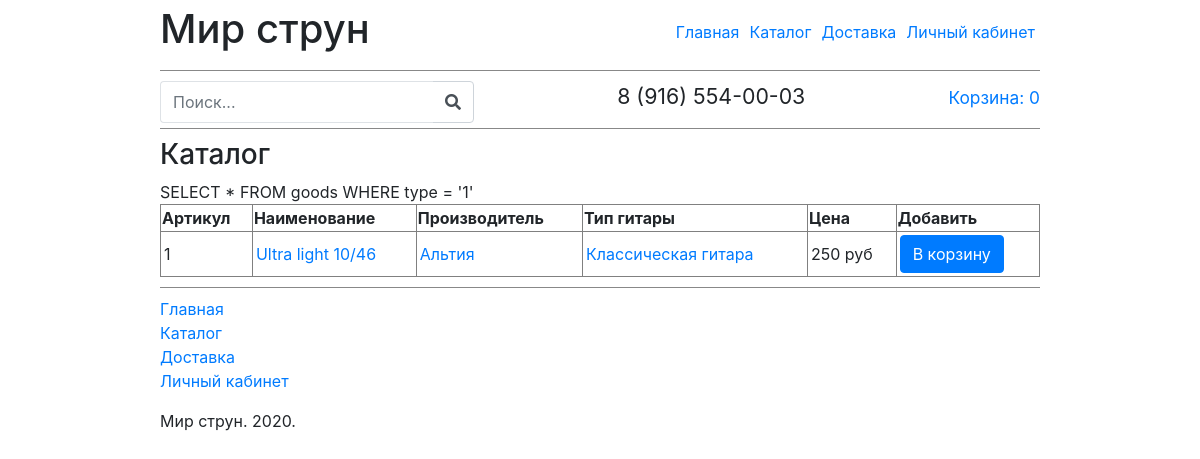
/katalog.php?type=1, run on the app's committed database.
### tables this page shows
CREATE TABLE `goods` (
  `id` int(11) NOT NULL,
  `title` varchar(250) NOT NULL,
  `type` int(11) NOT NULL,
  `manufacturer` int(11) NOT NULL,
  `price` int(5) NOT NULL,
  `description` text NOT NULL
);

CREATE TABLE `manufactures` (
  `id` int(11) NOT NULL,
  `title` varchar(250) NOT NULL
);

CREATE TABLE `types` (
  `id` int(11) NOT NULL,
  `type` varchar(250) NOT NULL
);

### php/functions.php (called while the page is built, shortened)
<?
function getManufacturerById($id){
	require('php/db.php');
    $sql    = "SELECT title FROM manufactures WHERE id = '$id'";
    $result = mysqli_query($db,$sql);
    $row    = mysqli_fetch_array($result,MYSQLI_ASSOC);
    $count  = mysqli_num_rows($result);
    if($count == 1){
    	return  $row['title'];
    }
}
function getTypeById($id){
	require('php/db.php');
    $sql    = "SELECT type FROM types WHERE id = '$id'";
    $result = mysqli_query($db,$sql);
    $row    = mysqli_fetch_array($result,MYSQLI_ASSOC);
    $count  = mysqli_num_rows($result);
    if($count == 1){
    	return  $row['type'];
    }
}
?>

### katalog.php (the view, shortened to what this page needs)
<?php
require('head.php');
require('php/functions.php');
?>
   	<h3>Каталог</h3>
 	  <table id="items_table" border="1">
    <tr>
      <th>Артикул</th>
      <th>Наименование</th>
      <th>Производитель</th>
      <th>Тип гитары</th>
      <th>Цена</th>
      <th>Добавить</th>
    </tr>
   	<?php
   	  require('php/db.php');
   	  if (isset($_GET['search'])) {
   	  	$p = $_GET['search'];
   	  	$prequery = "SELECT * FROM goods WHERE id LIKE '%$p%' OR title LIKE '%$p%' ";
   	  }else{
   	  	$prequery = "SELECT * FROM goods ";
   	  }
      if (isset($_GET['type'])) {
        $t = $_GET['type'];
        if (isset($_GET['search'])){
          $prequery = $prequery." AND type = '$t' ";
        }else{
          $prequery = $prequery." WHERE type = '$t' ";
        }
      }
 	    $query = $prequery;
	    if ($result = mysqli_query($db, $query)) {
    	  while ($row = mysqli_fetch_assoc($result)) {
        	echo '
			<tr>
   				<td>'.$row['id'].'</td>
   				<td><a href="item.php?id='.$row['id'].'">'.$row['title'].'</a></td>
   				<td><a href="katalog.php?manufacturer='.$row['manufacturer'].'">'.getManufacturerById($row['manufacturer']).'</a></td>
   				<td><a href="katalog.php?type='.$row['type'].'">'.getTypeById($row['type']).'</a></td>
   				<td>'.$row['price'].' руб</td>
   				<td>
            <form method="post" action="php/addtobasket.php">
              <input type="hidden" value="'.$row['id'].'" name="product_id">
              <input type="hidden" value="'.$row['type'].'" name="from">
              <input type="submit" class="btn btn-primary" value="В корзину" name="to-korzina-but">
            </form>
          </td>
   			</tr>
       		';
    	}
	}
			?>
  </table>
<?php
	require("foo.php");
?>

### css/style.css (style rules this page uses)
body { width: 100%; margin: 0; padding: 0; }
#items_table { border-collapse: collapse; width: 100%; padding: 3px; margin-bottom: 10px; }
#items_table td { padding: 3px; }

### data on the page
goods: id "1", title "Ultra light 10/46", manufacturer.title "Альтия", type.type "Классическая гитара", price "250"
